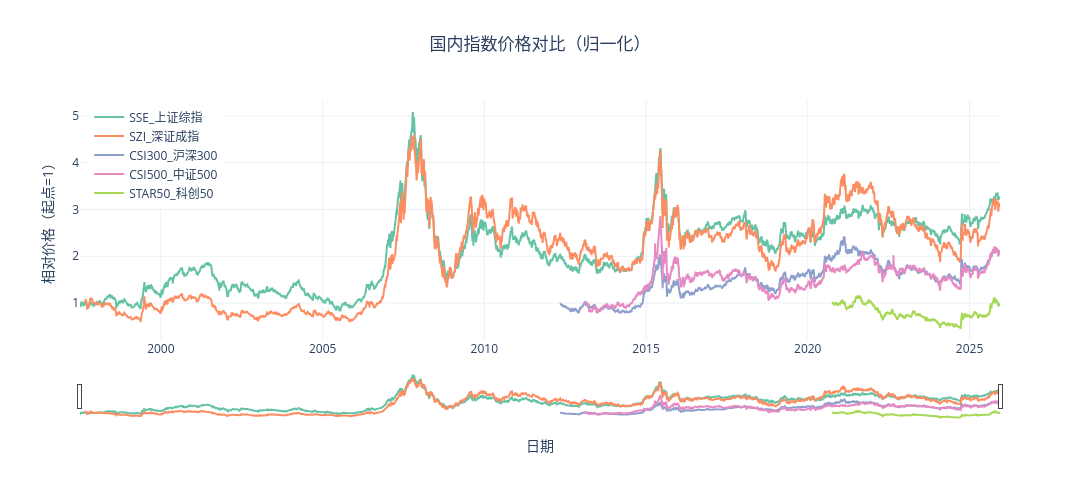

Write notebook code for a chart like this one.
### Code cell
# 1) 价格对比（归一化到 1）
fig = go.Figure()

for name, df in data_frames.items():
    df_plot = df.dropna(subset=["Date", "Close"]).sort_values("Date")
    df_plot["Date"] = pd.to_datetime(df_plot["Date"], errors="coerce")
    base = df_plot["Close"].iloc[0]
    fig.add_trace(
        go.Scatter(
            x=df_plot["Date"],
            y=df_plot["Close"] / base,
            mode="lines",
            name=name,
            line=dict(color=color_map.get(name), width=2),
            hovertemplate="<b>%{fullData.name}</b><br>日期: %{x|%Y-%m-%d}<br>相对价格: %{y:.4f}<extra></extra>",
        )
    )

fig.update_layout(
    title={"text": "国内指数价格对比（归一化）", "x": 0.5},
    xaxis_title="日期",
    yaxis_title="相对价格（起点=1）",
    hovermode="x unified",
    template="plotly_white",
    legend=dict(yanchor="top", y=0.99, xanchor="left", x=0.01),
    height=500,
    width=1080,
)
fig.update_xaxes(rangeslider=dict(visible=True))
fig.show()

### Figure 1 — Plotly figure (JSON) as saved in the notebook; plotly's stock layout.template omitted (floating-point values rounded to 4 significant figures; data arrays with more than 128 entries replaced by an {"elided": "..."} marker saying what was removed)
{"data": [{"hovertemplate": "<b>%{fullData.name}</b><br>日期: %{x|%Y-%m-%d}<br>相对价格: %{y:.4f}<extra></extra>", "line": {"color": "rgb(102,194,165)", "width": 2}, "mode": "lines", "name": "SSE_上证综指", "type": "scatter", "x": {"elided": "6892 str values"}, "y": {"elided": "6892 float values"}}, {"hovertemplate": "<b>%{fullData.name}</b><br>日期: %{x|%Y-%m-%d}<br>相对价格: %{y:.4f}<extra></extra>", "line": {"color": "rgb(252,141,98)", "width": 2}, "mode": "lines", "name": "SZI_深证成指", "type": "scatter", "x": {"elided": "6859 str values"}, "y": {"elided": "6859 float values"}}, {"hovertemplate": "<b>%{fullData.name}</b><br>日期: %{x|%Y-%m-%d}<br>相对价格: %{y:.4f}<extra></extra>", "line": {"color": "rgb(141,160,203)", "width": 2}, "mode": "lines", "name": "CSI300_沪深300", "type": "scatter", "x": {"elided": "3293 str values"}, "y": {"elided": "3293 float values"}}, {"hovertemplate": "<b>%{fullData.name}</b><br>日期: %{x|%Y-%m-%d}<br>相对价格: %{y:.4f}<extra></extra>", "line": {"color": "rgb(231,138,195)", "width": 2}, "mode": "lines", "name": "CSI500_中证500", "type": "scatter", "x": {"elided": "3100 str values"}, "y": {"elided": "3100 float values"}}, {"hovertemplate": "<b>%{fullData.name}</b><br>日期: %{x|%Y-%m-%d}<br>相对价格: %{y:.4f}<extra></extra>", "line": {"color": "rgb(166,216,84)", "width": 2}, "mode": "lines", "name": "STAR50_科创50", "type": "scatter", "x": {"elided": "1238 str values"}, "y": {"elided": "1238 float values"}}], "layout": {"height": 500, "hovermode": "x unified", "legend": {"x": 0.01, "xanchor": "left", "y": 0.99, "yanchor": "top"}, "title": {"text": "国内指数价格对比（归一化）", "x": 0.5}, "width": 1080, "xaxis": {"rangeslider": {"visible": true}, "title": {"text": "日期"}}, "yaxis": {"title": {"text": "相对价格（起点=1）"}}}}
